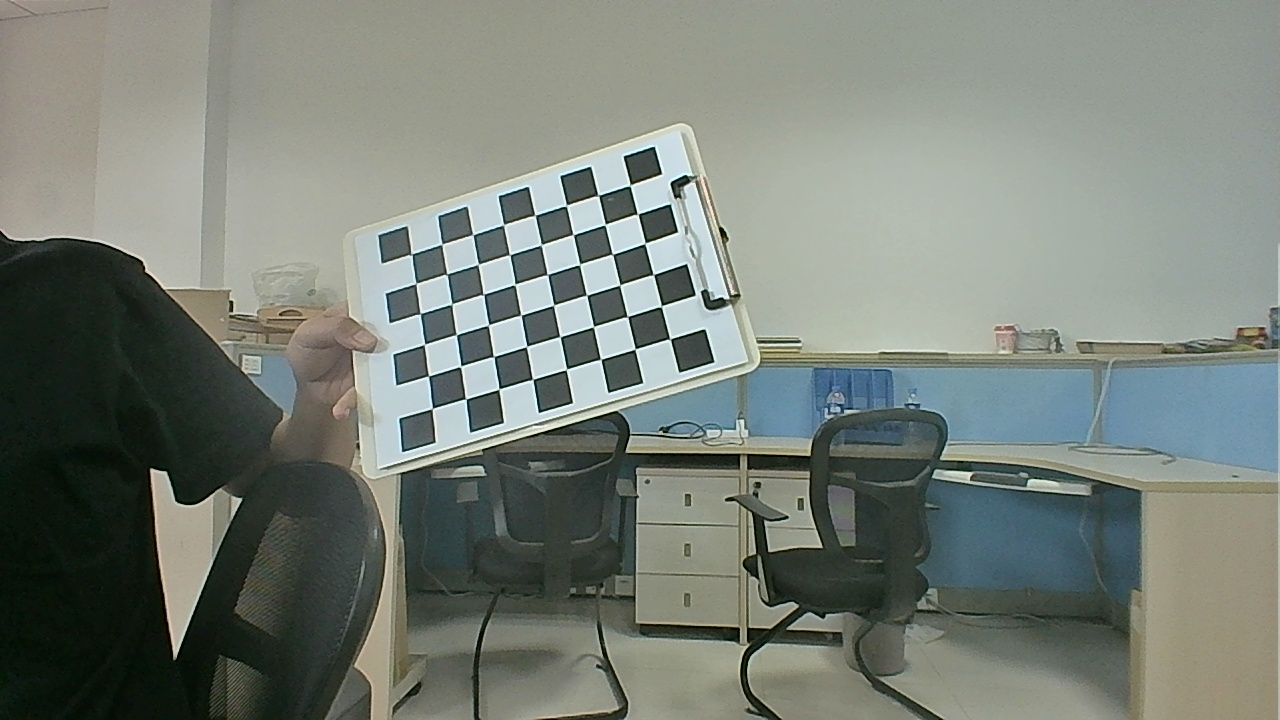
#> input picture images/test/left/left1.jpg, 1280 x 720 px; its folder holds 4 pictures in this run
$ python main.py   (older library calls are emulated)
#> lines starting #> are read from the running program, lines starting #| are printed output that depends on the picture; after the words box and inside, x2 and y2 are one past the last pixel; in counts of white or black regions, pixels touching at a corner belong together; long printed decimals are rounded; pictures that were not available may be replaced by others from this repository, and a replacement may not be noted
# -*- coding:utf-8 -*-
# __author__ = "Kang Sheng"
import glob

import cv2
import numpy as np
import matplotlib.pyplot as plt
import fire


class Config(object):
    sample = '13'  # 测试图片
    disp_calib = True  # 是否展示单目校正结果
    stereo_calib = True  # 是否进行双目校正
    disp_stereo_calib = True  # 是否展示双目校正结果
    disparity = True  # 是否利用视差估算距离

    # [14 lines of commented-out code are left out]
    matlab = False  # 在双目校正时是否使用 matlab 标定的值
    num = 3  # StereoSGBM_create 函数参数：最小可能的差异值
    blockSize = 5  # StereoSGBM_create 函数参数：匹配的块大小。


opt = Config()


def calibration(**kwargs):
    for k, v in kwargs.items():
        setattr(opt, k, v)
    # termination criteria
    criteria = (cv2.TERM_CRITERIA_EPS + cv2.TERM_CRITERIA_MAX_ITER, 30, 0.001)

    # 初始化角点数组
    objp = np.zeros((6 * 8, 3), np.float32)
    objp[:, :2] = np.mgrid[0:8, 0:6].T.reshape(-1, 2)

    # 存储图像点
    objpoints = []  # 世界坐标系
    imgpoints = []  # 成像平面

    objpoints_r = []
    imgpoints_r = []

    images = glob.glob('../images/test/left/*.jpg')
    images_r = glob.glob('../images/test/right/*.jpg')
    images.sort()
    images_r.sort()

    for fname, fname_r in zip(images, images_r):
        img = cv2.imread(fname)
#> img is the input picture: shape (720, 1280, 3); mean B, G, R 119, 127.3, 120
        gray = cv2.cvtColor(img, cv2.COLOR_BGR2GRAY)

        img_r = cv2.imread(fname_r)
        gray_r = cv2.cvtColor(img_r, cv2.COLOR_BGR2GRAY)

        # 寻找角点
        ret, corners = cv2.findChessboardCorners(gray, (8, 6), None)
#> ret = True; corners = 48 rows, first 8: [411.7, 254.6], [442, 244.2], [472.9, 234.9], [503.9, 224.6], [535, 215], [565.9, 206.2], [598.5, 195.4], [629.4, 186]
        ret_r, corners_r = cv2.findChessboardCorners(gray_r, (8, 6), None)
#> ret_r = True; corners_r has the same summary as corners

        # 亚像素角点检测
        if ret == True and ret_r == True:
            objpoints.append(objp)
            objpoints_r.append(objp)

            corners2 = cv2.cornerSubPix(gray, corners, (11, 11), (-1, -1),
                                        criteria)
#> corners2 = 48 rows, first 8: [411.5, 254.2], [441.7, 244.2], [472.9, 234.7], [503.5, 224.7], [535.1, 215.3], [566.4, 205.4], [598.4, 195.4], [630.2, 185.2]
            corners2_r = cv2.cornerSubPix(gray_r, corners_r, (11, 11), (-1, -1),
                                          criteria)
#> corners2_r has the same summary as corners2
            imgpoints.append(corners2)
            imgpoints_r.append(corners2_r)

            # 显示角点
            if opt.disp_calib:
                img = cv2.drawChessboardCorners(img, (8, 6), corners2, ret)
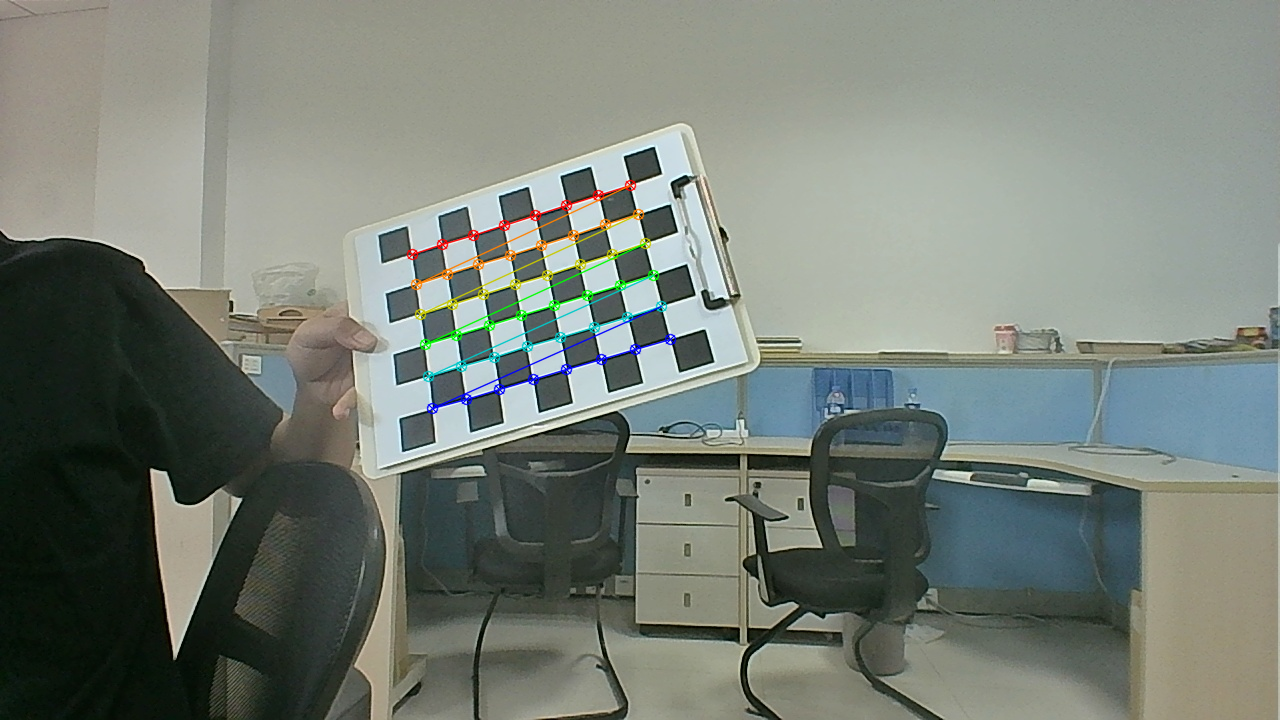
#> img: shape (720, 1280, 3); 1.2% of pixels changed, all inside (x1, y1, x2, y2) = (406, 179, 677, 415)
                cv2.imshow('img', img)
                cv2.waitKey(500)

    ret, mtx, dist, rvecs, tvecs = cv2.calibrateCamera(objpoints, imgpoints,
                                                       gray.shape[::-1], None,
                                                       None)
#> ret = 0.26; mtx = [[674.4, 0, 619.8], [0, 702.3, 444.8], [0, 0, 1]]; dist = [[-0.139, 1.12, -0.00667, -0.0242, -2.01]]; rvecs = ([-0.313, 0.18, -0.239],); tvecs = ([-6.32, -5.6, 21.05],)
    print('ret', ret)
#| ret 0.2603
    print('mtx', mtx)
#| mtx [[674.434   0.         619.802]
#|  [  0.         702.321 444.796]
#|  [  0.           0.           1.        ]]
    print('dist', dist)
#| dist [[-0.1394  1.120 -0.006666 -0.02419 -2.005]]
    # print('rvecs', rvecs)
    # print('tvecs', tvecs)
    img = cv2.imread('../images/test/left/left' + str(opt.sample) + '.jpg')
    h, w = img.shape[:2]
#> h = 720; w = 1280
    newcameramtx, roi = cv2.getOptimalNewCameraMatrix(mtx, dist, (w, h), 1,
                                                      (w, h))
#> newcameramtx = [[674.4, 0, 619.8], [0, 654.7, 445], [0, 0, 1]]; roi = (0, 34, 1279, 663)
    print('newcameramtx', newcameramtx)
#| newcameramtx [[674.434   0.         619.802]
#|  [  0.         654.731 445.008]
#|  [  0.           0.           1.        ]]
    print('roi', roi)
#| roi (0, 34, 1279, 663)
    # 去畸变
    dst = cv2.undistort(img, mtx, dist, None, newcameramtx)

    # crop the image
    x, y, w, h = roi
#> x = 0; y = 34; w = 1279; h = 663
    dst = dst[y:y + h, x:x + w]
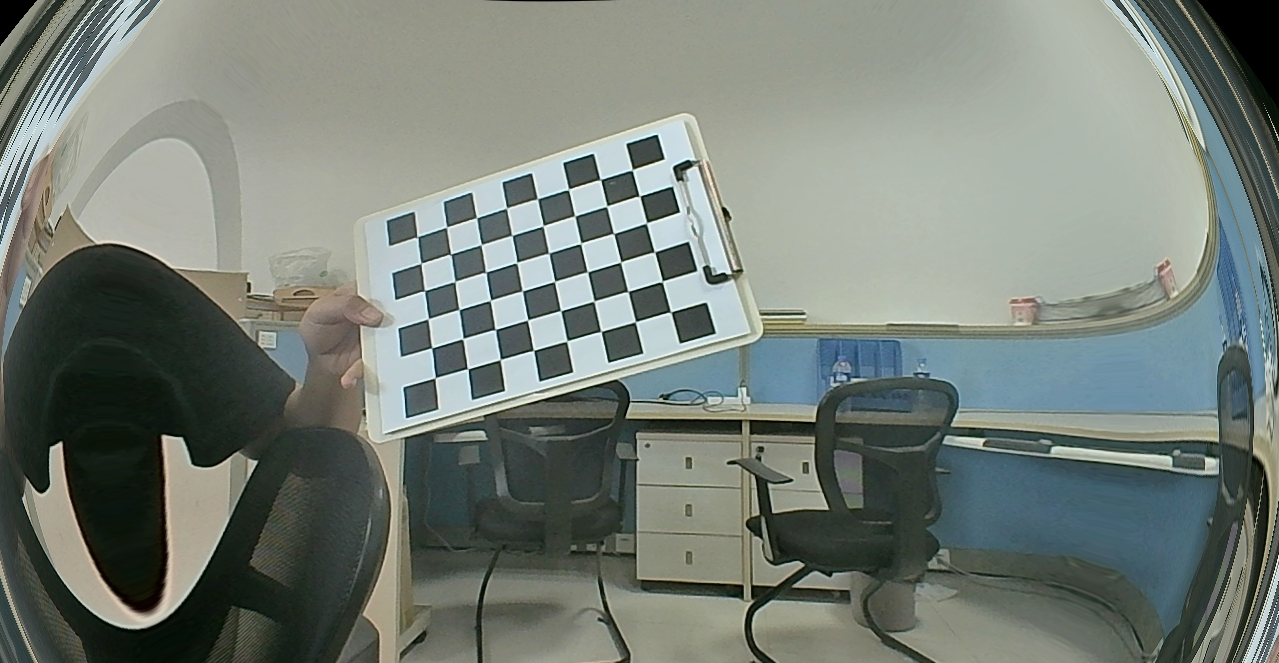
#> dst: shape (663, 1279, 3); mean B, G, R 118.8, 126.3, 118.1
    if opt.disp_calib:
        cv2.imwrite('../images/result/calibresult/left' + str(opt.sample) + '.png', dst)

    ret, mtx_r, dist_r, rvecs, tvecs = cv2.calibrateCamera(objpoints_r,
                                                           imgpoints_r,
                                                           gray_r.shape[::-1],
                                                           None, None)
#> mtx_r = [[674.4, 0, 619.8], [0, 702.3, 444.8], [0, 0, 1]]; dist_r = [[-0.139, 1.12, -0.00667, -0.0242, -2.01]]
    print('ret', ret)
#| ret 0.2603
    print('mtx_r', mtx_r)
#| mtx_r [[674.434   0.         619.802]
#|  [  0.         702.321 444.796]
#|  [  0.           0.           1.        ]]
    print('dist_r', dist_r)
#| dist_r [[-0.1394  1.120 -0.006666 -0.02419 -2.005]]
    # print('rvecs', rvecs)
    # print('tvecs', tvecs)
    img_r = cv2.imread('../images/test/right/right' + str(opt.sample) + '.jpg')
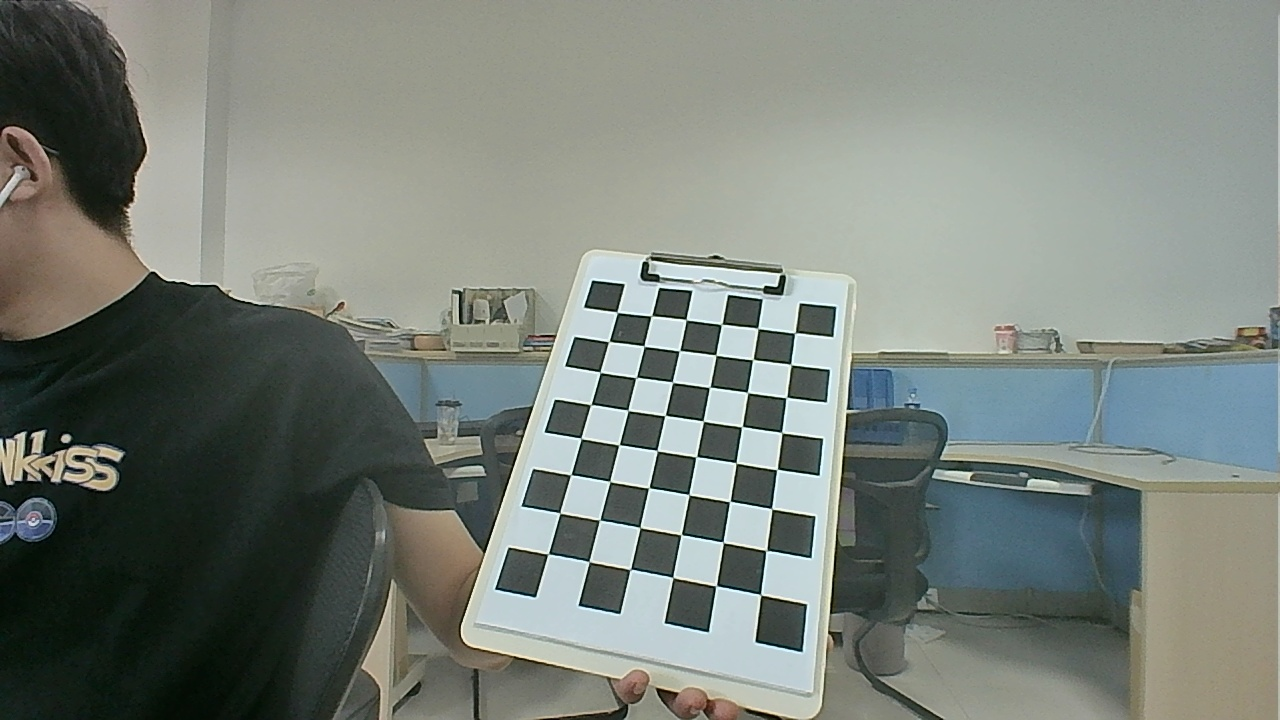
#> input picture images/test/left/left10.jpg, 1280 x 720 px, given in place of right13.jpg, which was not available
#> img_r is the input picture: shape (720, 1280, 3); mean B, G, R 121.4, 128.5, 121.4
    h, w = img_r.shape[:2]
#> h = 720; w = 1280
    newcameramtx_r, roi = cv2.getOptimalNewCameraMatrix(mtx_r, dist_r, (w, h),
                                                        1, (w, h))
#> newcameramtx_r = [[674.4, 0, 619.8], [0, 654.7, 445], [0, 0, 1]]
    print('newcameramtx_r', newcameramtx_r)
#| newcameramtx_r [[674.434   0.         619.802]
#|  [  0.         654.731 445.008]
#|  [  0.           0.           1.        ]]
    print('roi', roi)
#| roi (0, 34, 1279, 663)
    # 去畸变
    dst_r = cv2.undistort(img_r, mtx_r, dist_r, None, newcameramtx_r)

    # crop the image
    x, y, w, h = roi
#> w = 1279; h = 663
    dst_r = dst_r[y:y + h, x:x + w]
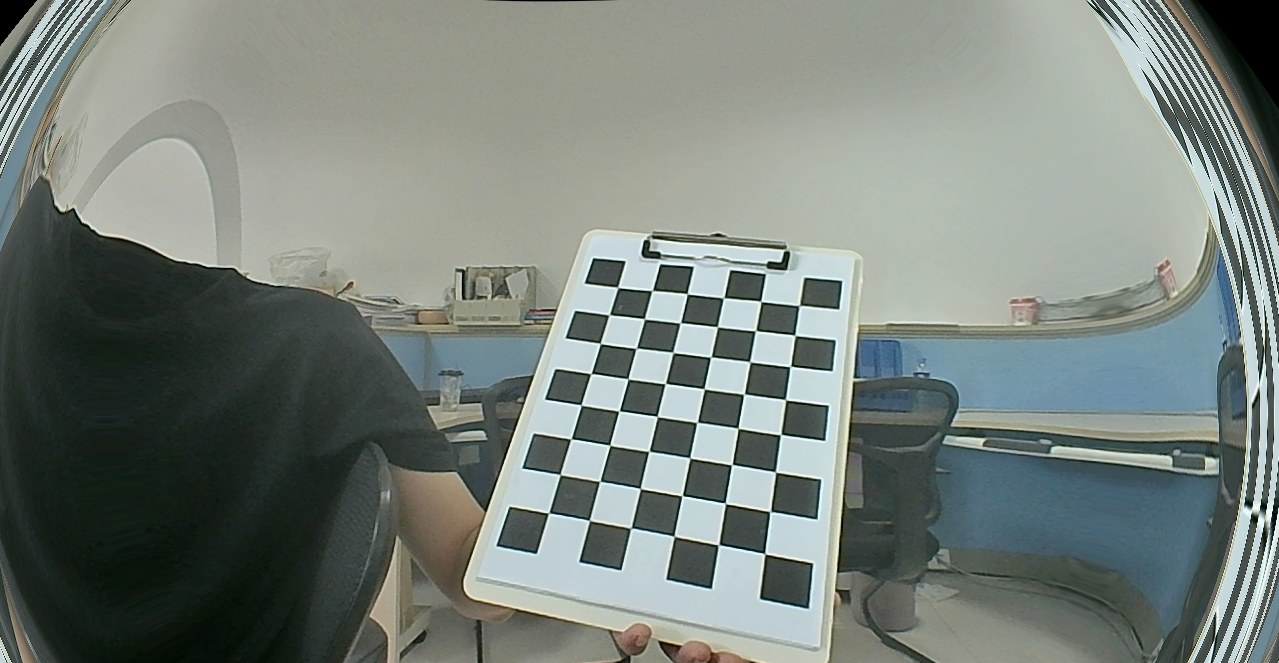
#> dst_r: shape (663, 1279, 3); mean B, G, R 122.4, 128.6, 119.8
    if opt.disp_calib:
        cv2.imwrite('../images/result/calibresult/right' + str(opt.sample) + '.png', dst_r)

    if not opt.stereo_calib:
        exit(0)

    retval, cameraMatrix1, distCoeffs1, cameraMatrix2, distCoeffs2, R, T, E, F = \
        cv2.stereoCalibrate(objpoints, imgpoints, imgpoints_r, mtx,
                            dist, mtx_r, dist_r, gray.shape[::-1])
#> retval = 0.26; cameraMatrix1 = [[674.4, 0, 619.8], [0, 702.3, 444.8], [0, 0, 1]]; distCoeffs1 = [[-0.139, 1.12, -0.00667, -0.0242, -2.01]]; cameraMatrix2 = [[674.4, 0, 619.8], [0, 702.3, 444.8], [0, 0, 1]]; distCoeffs2 = [[-0.139, 1.12, -0.00667, -0.0242, -2.01]]; R = [[1, -6.49e-15, -2.33e-14], [6.49e-15, 1, -3.75e-14], [2.33e-14, 3.75e-14, 1]]; T = [3.32e-13, 5.8e-13, 9.47e-13]; E = [[7.34e-27, -9.47e-13, 5.8e-13], [9.47e-13, -1.86e-26, -3.32e-13], [-5.8e-13, 3.32e-13, 1.02e-27]]; F = [[-1.07e-06, 131934620.4, -1.15e+11], [-131934620.4, 2.49e-06, 1.13e+11], [1.15e+11, -1.13e+11, 1]]

    print("retval", retval)
#| retval 0.2603
    print("cameraMatrix1", cameraMatrix1)
#| cameraMatrix1 [[674.434   0.         619.802]
#|  [  0.         702.321 444.796]
#|  [  0.           0.           1.        ]]
    print("cameraMatrix2", cameraMatrix2)
#| cameraMatrix2 [[674.434   0.         619.802]
#|  [  0.         702.321 444.796]
#|  [  0.           0.           1.        ]]
    print("distCoeffs1", distCoeffs1)
#| distCoeffs1 [[-0.1394  1.120 -0.006666 -0.02419 -2.005]]
    print("distCoeffs2", distCoeffs2)
#| distCoeffs2 [[-0.1394  1.120 -0.006666 -0.02419 -2.005]]
    print("R", R)
#| R [[ 1.00000000e+00 -6.49251936e-15 -2.32626359e-14]
#|  [ 6.49251936e-15  1.00000000e+00 -3.74902849e-14]
#|  [ 2.32626359e-14  3.74902849e-14  1.00000000e+00]]
    print("T", T)
#| T [[3.32488074e-13]
#|  [5.79653067e-13]
#|  [9.46533081e-13]]
    print("E", E)
#| E [[ 7.33887390e-27 -9.46533081e-13  5.79653067e-13]
#|  [ 9.46533081e-13 -1.86104570e-26 -3.32488074e-13]
#|  [-5.79653067e-13  3.32488074e-13  1.01918565e-27]]
    print("F", F)
#| F [[-1.06524331e-06  1.31934620e+08 -1.15428882e+11]
#|  [-1.31934620e+08  2.49105662e-06  1.13029772e+11]
#|  [ 1.15428882e+11 -1.13029772e+11  1.00000000e+00]]


    if opt.matlab:
        try:
            R = opt.R[opt.sample]
            T = opt.T[opt.sample]
        except:
            print('Please modify config to add R and T for ' + opt.sample)

    R1, R2, P1, P2, Q, validPixROI1, validPixROI2 = cv2.stereoRectify(
        cameraMatrix1, distCoeffs1, cameraMatrix2, distCoeffs2,
        gray.shape[::-1], R, T)
#> R1 = [[0.945, -0.287, -0.156], [0.287, 0.5, 0.817], [-0.156, -0.817, 0.555]]; R2 has the same summary as R1; P1 = [[674.4, 0, -236.6, 0], [0, 674.4, -2759.1, 0], [0, 0, 1, 0]]; P2 = [[674.4, 0, -236.6, 0], [0, 674.4, -2759.1, 7.81e-10], [0, 0, 1, 0]]; Q = [[1, 0, 0, 236.6], [0, 1, 0, 2759.1], [0, 0, 0, 674.4], [0, 0, -8.63e+11, 0]]; validPixROI1 = (0, 0, 0, 0); validPixROI2 = (0, 0, 0, 0)

    left_map1, left_map2 = cv2.initUndistortRectifyMap(cameraMatrix1,
                                                       distCoeffs1, R1, P1,
                                                       gray.shape[::-1],
                                                       cv2.INTER_NEAREST)
    right_map1, right_map2 = cv2.initUndistortRectifyMap(cameraMatrix2,
                                                         distCoeffs2, R2,
                                                         P2, gray.shape[::-1],
                                                         cv2.INTER_NEAREST)

    img = cv2.imread('../images/test/left/left' + str(opt.sample) + '.jpg')
    gray = cv2.cvtColor(img, cv2.COLOR_BGR2GRAY)

    img = cv2.imread(('../images/test/right/right' + str(opt.sample) + '.jpg'))
    gray_r = cv2.cvtColor(img, cv2.COLOR_BGR2GRAY)

    imgL = cv2.remap(gray, left_map1, left_map2, cv2.INTER_LINEAR)
    imgR = cv2.remap(gray_r, right_map1, right_map2, cv2.INTER_LINEAR)

    if opt.disp_stereo_calib:
        cv2.imwrite(
            '../images/result/stereo_calibresult/left' + str(opt.sample) + '.png',
            imgL)
        cv2.imwrite(
            '../images/result/stereo_calibresult/right' + str(opt.sample) + '.png',
            imgR)

        plt.subplot(121)
        plt.title('left')
        plt.imshow(imgL, cmap='gray')
        plt.axis('off')
        plt.subplot(122)
        plt.title('right')
        plt.imshow(imgR, cmap='gray')
        plt.axis('off')
        plt.show()

    if not opt.disparity:
        exit(0)

    cv2.namedWindow("depth")
    cv2.namedWindow("disparity")
    cv2.moveWindow("depth", 0, 0)
    cv2.moveWindow("disparity", 600, 0)

    def callbackFunc(e, x, y, f, p):
        if e == cv2.EVENT_LBUTTONDOWN:
            print(threeD[y][x])

    cv2.setMouseCallback("depth", callbackFunc, None)

    stereo = cv2.StereoSGBM_create(numDisparities=16 * opt.num,
                                   blockSize=opt.blockSize)
    disparity = stereo.compute(imgL, imgR)
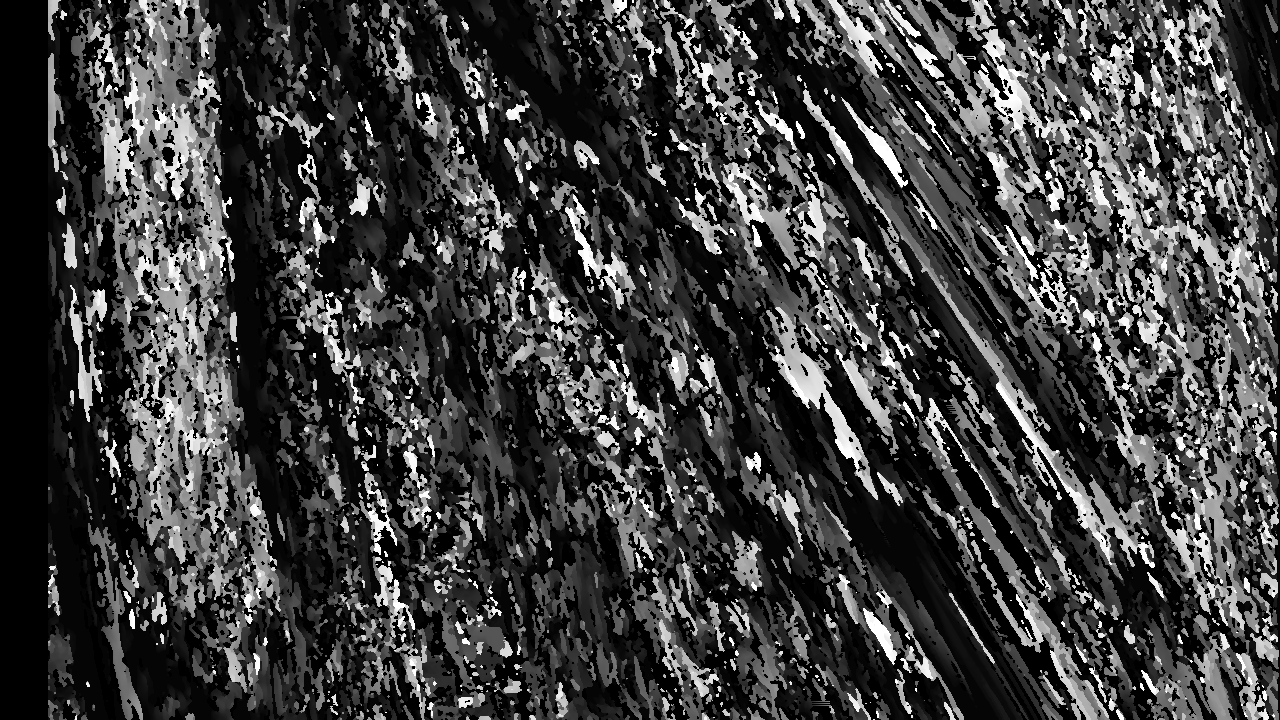
#> disparity: shape (720, 1280) int16; min -16, max 752, mean 175; drawn with min black and max white

    disp = cv2.normalize(disparity, disparity, alpha=0, beta=255,
                         norm_type=cv2.NORM_MINMAX, dtype=cv2.CV_8U)
    # 将图片扩展至3d空间中，其z方向的值则为当前的距离
    threeD = cv2.reprojectImageTo3D(disparity.astype(np.float32) / 16., Q)
#> threeD: shape (720, 1280, 3) float32; 11.33% of the values are NaN or infinite; the others: min -7.16e-09, max 4.03e-09, mean 3.65e-10

    cv2.imshow("disparity", disp)
    cv2.imshow("depth", imgL)

    key = cv2.waitKey(0)
#> (key q is pressed here)
    if key == ord("q"):
        exit(0)
#> (the program exits here)
